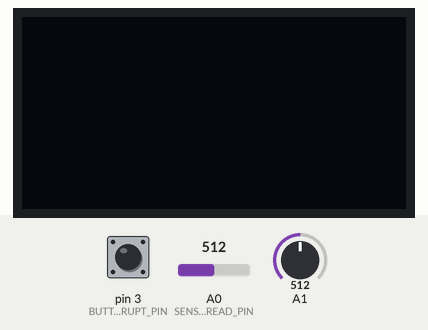
This sketch was run on a simulated Arduino Uno, built with avr-gcc and run on an emulated ATmega328P. On the bench: 128×64 one-colour display. Inputs (shaded band) come from the test bench; at power-on: pin 3 (BUTTON_INTERRUPT_PIN) LOW, A1 = 512, A0 (SENSOR_READ_PIN) = 512. What the sketch prints to the serial monitor is not drawn.

Above: at 1.2 s.
1.3 s: pin 3 (BUTTON_INTERRUPT_PIN) pulled HIGH for 1 s
At 3.8 s:
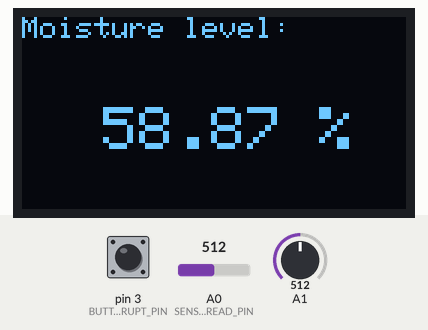
6.5 s: A1 set to 585
8.7 s: A1 set to 604
At 9.6 s:
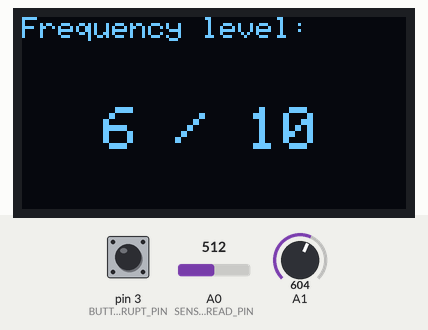
10.2 s: pin 3 (BUTTON_INTERRUPT_PIN) pulled HIGH for 0.15 s
At 10.7 s:
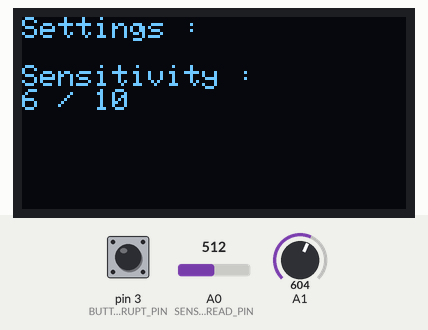
14.5 s: A1 set to 537
16.7 s: A1 set to 511
At 18.1 s:
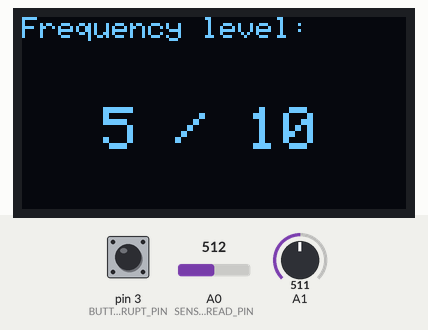
Timing chart, 0 to 19.7 s (numbered marks = the images above; inputs shaded):
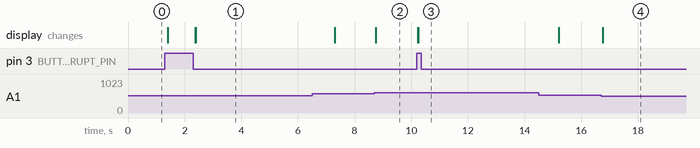

The sketch:

soil_moisture_sensor.ino
```cpp
#include <Adafruit_SSD1306.h>
#include <Wire.h>
#include "task_scheduler.h"

#define OLED_ADDR   0x3C

#define SCREEN_WIDTH        128 // OLED display width, in pixels
#define SCREEN_HEIGHT       64  // OLED display height, in pixels
#define OLED_RESET          -1  // Reset pin # (or -1 if sharing Arduino reset pin)

Adafruit_SSD1306 display(SCREEN_WIDTH, SCREEN_HEIGHT, &Wire, OLED_RESET);

#define SENSOR_DELAY_READ         20
#define SENSOR_OFF_DELAY          100
#define DISPLAY_OFF_DELAY         5000
#define SENSOR_CONTROL_PIN        8
#define SENSOR_READ_PIN           0
#define BUTTON_INTERRUPT_PIN      3
#define BUTTON_DISABLE_DURATION   500

struct Task * turnOffDisplayTask = (Task *)malloc(sizeof(Task));
struct Task * doubleClickTimeout = (Task *)malloc(sizeof(Task));

int previousMoisture = 0;
int previousDisplayFrequency = 0;
byte offset = 155;
byte level = 1;
byte previousLevel = 0;
volatile boolean buttonPressed = false;
volatile boolean buttonDoublePressed = false;
boolean isLevelDisplayed = false;
unsigned long lastInterruptTime = 0;
float moisture = 0;

void setup() {
  attachInterrupt(digitalPinToInterrupt(BUTTON_INTERRUPT_PIN), &button1Interrupt, CHANGE);

  turnOffDisplayTask->isDone = true;
  turnOffDisplayTask->time = 0;

  doubleClickTimeout->isDone = true;
  doubleClickTimeout->time = 0;

  Serial.begin(9600);
  display.begin(SSD1306_SWITCHCAPVCC, OLED_ADDR);
  display.clearDisplay();
  display.display();

  previousDisplayFrequency = analogRead(1);

  scheduleTask(1000, &readMoisture, true);
}

void button1Interrupt() {
  if(millis() - lastInterruptTime < BUTTON_DISABLE_DURATION) {
    return;
  }

  lastInterruptTime = millis();

  Serial.println("Button Pressed");

  if(!doubleClickTimeout->isDone){
    buttonDoublePressed = true;
  }

  buttonPressed = true;

  scheduleTurnOffDisplay();

  doubleClickTimeout = scheduleTask(1000, NULL, false);

  scheduleTask(SENSOR_OFF_DELAY, &turnOffSensor, false);
}

void loop() {
  handleKnob();
  handleDoubleButton();
  handleSingleButton();

  executeTasks();
}

void handleDoubleButton(){
  if(buttonDoublePressed){
    Serial.println(F("Button double pressed !"));
    buttonDoublePressed = false;
    buttonPressed = false;
    displaySettings();
  }
}

void handleSingleButton(){
  if(buttonPressed){
    turnOnSensor();
    readMoisture();

    displayMoisture(moisture);
    previousMoisture = moisture;

    buttonPressed = false;
  }
}

void handleKnob() {
  int value = analogRead(1);

  if (abs(previousDisplayFrequency - value) > 80) {
    scheduleTurnOffDisplay();

    level = (value+40)/100;

    if(isLevelDisplayed){
      changeDisplayLevel();
    } else {
      displayLevel();
      isLevelDisplayed = true;
    }

    previousDisplayFrequency = value;
  }
}

void readMoisture(){
  turnOnSensor();
  float currentMoisture = analogRead(SENSOR_READ_PIN);
  Serial.print(F("Moisture level - "));
  Serial.println(currentMoisture);
  moisture = currentMoisture - offset;
  turnOffSensor();
}

void scheduleTurnOffDisplay(){
  if (turnOffDisplayTask->isDone) {
    turnOffDisplayTask = scheduleTask(DISPLAY_OFF_DELAY, &turnOffDisplay, false);
  } else {
    turnOffDisplayTask = resetTask(turnOffDisplayTask);
  }
}

void turnOffDisplay() {
  display.ssd1306_command(SSD1306_DISPLAYOFF);
  isLevelDisplayed = false;
}

void turnOffSensor() {
  digitalWrite(SENSOR_CONTROL_PIN, LOW);
}

void turnOnSensor(){
  digitalWrite(SENSOR_CONTROL_PIN, HIGH);
  delay(20);
}

void changeDisplayLevel() {
  display.setTextColor(WHITE, BLACK);
  display.setTextSize(2);

  display.setCursor(27,30);

  String toPrint = String(level);

  if(level<10){
    toPrint = toPrint+" ";
  }

  display.print(toPrint);
  display.display();
}

void displayLevel() {
  display.ssd1306_command(SSD1306_DISPLAYON);
  display.clearDisplay();
  display.display();

  display.setTextSize(1);
  display.setTextColor(WHITE);

  display.setCursor(0,0);
  display.print(F("Frequency level:"));

  display.setTextSize(2);
  display.setCursor(27,30);

  display.print(level);
  display.print(F(" / 10"));

  display.display();
}

void displaySettings() {
  isLevelDisplayed = false;
  display.ssd1306_command(SSD1306_DISPLAYON);
  display.clearDisplay();
  display.display();

  display.setTextSize(1);
  display.setTextColor(WHITE);

  display.setCursor(0,0);
  display.print(F("Settings :"));

  display.setCursor(0,16);
  display.print(F("Sensitivity :"));

  display.setCursor(0,24);
  display.print(level);
  display.print(F(" / 10"));

  display.display();
}

void displayMoisture(int moisture){
  isLevelDisplayed = false;
  display.ssd1306_command(SSD1306_DISPLAYON);
  display.clearDisplay();
  display.display();

  display.setTextSize(1);
  display.setTextColor(WHITE);

  display.setCursor(0,0);
  display.print(F("Moisture level:"));

  display.setTextSize(2);
  display.setCursor(27,30);

  char formatted[6];
  dtostrf(100.0 - (moisture/(1023.0-offset))*100, 4, 2, formatted);

  display.print(formatted);
  display.print(F(" %"));

  display.display();
}
```

task_scheduler.h
```cpp
typedef void (*callbackFunction) ();

struct Task{
  unsigned long time;
  unsigned long duration;
  callbackFunction callback;
  boolean isDone;
  boolean isRepeating;
};

Task * scheduleTask(unsigned long inTime, callbackFunction func, boolean isRepeating);
Task * resetTask(Task *task);

void executeTasks();
```

task_scheduler.ino
```cpp
#define MAX_ELEMENTS 64

struct Task * scedueled_tasks[MAX_ELEMENTS];
byte numberOfElements = 0;

Task * scheduleTask(unsigned long inTime, callbackFunction callback, boolean isRepeating){
  struct Task *newTask = (Task *)malloc(sizeof(Task));
  newTask->callback = callback;
  newTask->time = millis() + inTime;
  newTask->duration = inTime;
  newTask->isDone = false;
  newTask->isRepeating = isRepeating;

  //Serial.print("** Scheduled new task at ");
  //Serial.println(newTask->time);

  scedueled_tasks[numberOfElements] = newTask;
  numberOfElements+=1;
  if(numberOfElements==MAX_ELEMENTS){
    Serial.println(F("** Max scheduled tasks reached !!"));
    numberOfElements = 0;
  }

  return newTask;
}

Task * resetTask(Task *task) {
  //Serial.print("** Reseting task ");
  //Serial.println(task->time);
  task->time = millis() + task->duration;
  task->isDone = false;

  return task;
}

void executeTasks() {
   unsigned long currentTime = millis();

   for(int i=0; i< numberOfElements; i++){
    Task * currentTask = scedueled_tasks[i];
    if(!currentTask->isDone && currentTask->time <= millis()) {
      //Serial.println("Yelding task");
      currentTask->isDone = true;

      if(currentTask->callback != NULL){
        currentTask->callback();
      }

      if(currentTask->isRepeating) {
        Serial.println("** Reseting repeating task");
        resetTask(currentTask);
      } else {
        free(currentTask);
      }
    }
   }
}
```

Measured:
- the behaviour switches between 592 and 593 on A1 (found by bisection; images 1 and 2)
- the behaviour switches between 524 and 523 on A1 (found by bisection; images 3 and 4)
- after the input at 1.3 s, the display: changes after 0.10 s (image 1)
- after the input at 8.7 s, the display: changes after 0.05 s (image 2)
- after the input at 10.2 s, the display: first differs from a run without the input after 0.06 s (image 3)
- after the input at 16.7 s, the display: changes after 0.05 s (image 4)
